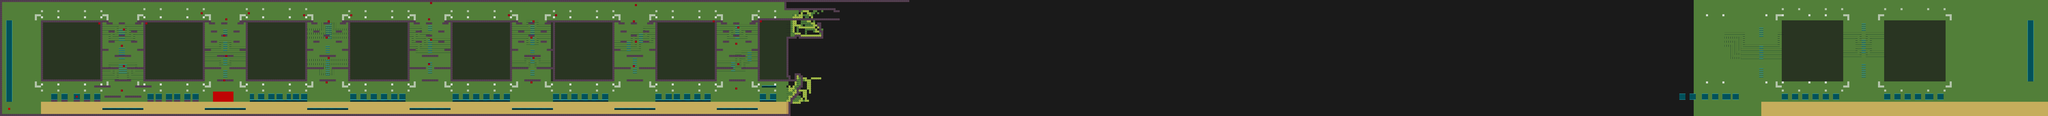

A 2D game scene composited from a Tiled map and its tileset images. What follows is a short description and the map's XML, with each tile layer's data collapsed to a summary:
An orthogonal 1000x57 tile map with 16x16 px tiles, 8 tile layers (Background, Tile Layer 4, Decoration, BoundsLayer, ...), 4 tilesets.

<map version="1.8" tiledversion="1.8.4" orientation="orthogonal" renderorder="right-down" width="1000" height="57" tilewidth="16" tileheight="16" infinite="0" nextlayerid="16" nextobjectid="1">
 <tileset firstgid="1" source="../TileMapDependencies/Gameboy Tileset.tsx" />
 <tileset firstgid="170" source="../TileMapDependencies/neo_zero_tiles_and_buildings_01.tsx" />
 <tileset firstgid="570" source="../TileMapDependencies/items.tsx" />
 <tileset firstgid="615" source="../TileMapDependencies/sheet.tsx" />
 <group id="11" name="Group 1">
  <layer id="1" name="Background" width="1000" height="57">
   <data>[57000 cells, 57000 non-empty, 6 distinct tile ids]</data>
  </layer>
  <layer id="9" name="Tile Layer 4" width="1000" height="57" opacity="0.74">
   <data>[57000 cells, 12418 non-empty, 3 distinct tile ids]</data>
  </layer>
  <layer id="5" name="Decoration" width="1000" height="57">
   <data>[57000 cells, 1122 non-empty, 6 distinct tile ids]</data>
  </layer>
 </group>
 <layer id="10" name="BoundsLayer" width="1000" height="57">
  <data>[57000 cells, 2733 non-empty, 5 distinct tile ids]</data>
 </layer>
 <layer id="12" name="Spawn" width="1000" height="57">
  <data>[57000 cells, 2 non-empty, 2 distinct tile ids]</data>
 </layer>
 <layer id="14" name="EnemySpawn" width="1000" height="57">
  <data>[57000 cells, 39 non-empty, 1 distinct tile ids]</data>
 </layer>
 <layer id="13" name="StageTriggers" width="1000" height="57">
  <data>[57000 cells, 0 non-empty, 0 distinct tile ids]</data>
 </layer>
 <layer id="15" name="End" width="1000" height="57">
  <data>[57000 cells, 50 non-empty, 1 distinct tile ids]</data>
 </layer>
 <objectgroup id="6" name="MAP_COLLISION_LAYER" visible="0" />
 <objectgroup id="7" name="MAP_SPAWNS_LAYER" visible="0" />
 <objectgroup id="8" name="MAP_PORTAL_LAYER" visible="0" />
</map>
